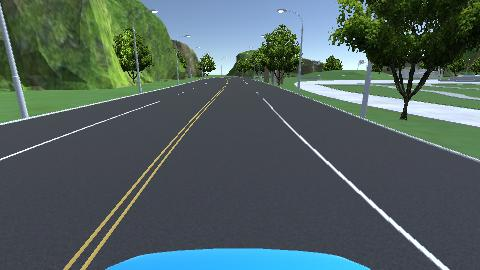
#> input picture 视觉项目实践-智能驾驶/车道线显示/2.png, 480 x 270 px
$ python '1.1 组合坐标.py'
#> lines starting #> are read from the running program, lines starting #| are printed output that depends on the picture; after the words box and inside, x2 and y2 are one past the last pixel; in counts of white or black regions, pixels touching at a corner belong together
import matplotlib.pyplot as plt

import mqtt
import cv2
import numpy as np
import base64
import queue

# [5 lines left out: function b64_to_np, not called in this run]

def perspective_transform(image):
    image_size = (image.shape[1],image.shape[0])

    src = np.float32(
        [
            [80,image_size[1]],
            [450,image_size[1]],
            [image_size[0]//2+40,image_size[1]//2-20],
            [image_size[0]//2-40,image_size[1]//2-20]
        ]
    )

    dst = np.float32([
        [image_size[0]/4,image_size[1]],
        [image_size[0]*3/4,image_size[1]],
        [image_size[0]*3/4,0],
        [image_size[0]/4,0]
    ])
    #获取透视变换矩阵
    M = cv2.getPerspectiveTransform(src,dst)

    #获取逆透视变换的矩阵
    minv = cv2.getPerspectiveTransform(dst,src)


    #调用函数进行透视变换
    image_warp = cv2.warpPerspective(image,M,image_size,flags=cv2.INTER_LINEAR)
    return image_warp,minv


def dilate_erode(image,kernel_size):
    kernel = np.ones((kernel_size,kernel_size),np.uint8)
    image_dilate = cv2.dilate(image,kernel,iterations=1)
    result_img = cv2.erode(image_dilate,kernel,iterations=1)
    return result_img

def extract_line_gradient(image_warp):
    #使用梯度提取车道线
    img_Gaussian = cv2.GaussianBlur(image_warp,(5,5),sigmaX=1)
    img_gray = cv2.cvtColor(img_Gaussian,cv2.COLOR_BGR2GRAY)
    res = cv2.Sobel(img_gray,-1,1,0)
    ret,image_thresh = cv2.threshold(res,127,255,cv2.THRESH_BINARY)
    res = dilate_erode(image_thresh,7)
    # cv2.imshow('Sobel',res)
    return res


#提取白色车道线
# [40 lines left out: functions hslSelect, labSeclect, extract_line_color, not called in this run]

def finding_line(dilate_erode_image):
    #由于车是向前走的,在图像中表示为车是向上走的,所以通常情况下,我们更关注黑白图像的下半部分
    histogram = np.sum(dilate_erode_image[dilate_erode_image.shape[0]//2:,:],axis =0)

    #创建一个三通道图像,用来显示小窗口寻找车道线的过程
    out_img = np.dstack((dilate_erode_image,dilate_erode_image,dilate_erode_image))


    #获取直方图的中点位置,也就是图像宽度的一半
    print(histogram.shape)#480
    midpoint = histogram.shape[0]//2

    # 直方图左侧最高点的位置
    leftx_base = np.argmax(histogram[:midpoint])
    # print(leftx_base)

    # 直方图右侧最高点的位置
    rightx_base = np.argmax(histogram[midpoint:]) + midpoint

    #获取图像中所有的非零像素的x和y的位置 返回的是行索引和列索引
    nonzero = dilate_erode_image.nonzero()
    nonzeroy = np.array(nonzero[0])
    nonzerox = np.array(nonzero[1])


    #定义一些小窗口的概念
    #定义小窗口的个数
    nwindows = 10
    window_height = dilate_erode_image.shape[0] // nwindows
    #小窗口的宽度
    margin = 50
    #小窗口内白色像素点的个数阈值
    minpix = 40
    #初始化当前窗口的位置后面会持续更新
    leftx_current = leftx_base
    rightx_current = rightx_base

    #创建空列表接收左侧和右侧车道线像素的索引
    left_lane_inds = []
    right_lane_inds = []

    for window in range(nwindows):
        #计算当前窗口的上边界的y坐标
        win_y_high = dilate_erode_image.shape[0] - (window + 1) * window_height
        #计算当前窗口的下边界的y坐标
        win_y_low = dilate_erode_image.shape[0] - window * window_height


        #计算左边窗口左右边界的x坐标
        win_xleft_low = leftx_current - margin
        win_xleft_high = leftx_current + margin


        #计算右边窗口的左右边界的x坐标
        win_xright_low= rightx_current - margin
        win_xright_high = rightx_current + margin


        #在out_img里去显示小窗口的过程
        cv2.rectangle(out_img,(win_xleft_low,win_y_high),(win_xleft_high,win_y_low),(0,255,0),2)#绘制矩形
        cv2.rectangle(out_img,(win_xright_low,win_y_high),(win_xright_high,win_y_low),(255,0,0),2)
        # cv2.imshow('out_img',out_img)

        #找到处于窗口内非零像素的索引
        good_left_inds = ((nonzeroy>win_y_high)&(nonzeroy<win_y_low)&(nonzerox>=win_xleft_low)&(nonzerox<win_xleft_high)).nonzero()[0]
        good_right_inds = ((nonzeroy>=win_y_high)&(nonzeroy<win_y_low)&(nonzerox>=win_xright_low)&(nonzerox<win_xright_high)).nonzero()[0]
        # 将获取到的白色像素点的索引添加到列表中
        left_lane_inds.append(good_left_inds)
        right_lane_inds.append(good_right_inds)

        # 更新小窗口位置
        if len(good_left_inds)>minpix:
            leftx_current = int(np.mean(nonzerox[good_left_inds]))
        else:
            if len(good_right_inds)>minpix:
                offest = int(np.mean(nonzerox[good_right_inds])) - rightx_current
                leftx_current = leftx_current + offest

        if len(good_right_inds)>minpix:
            rightx_current = int(np.mean(nonzerox[good_right_inds]))
        else:
            if len(good_left_inds)>minpix:
                offest = int(np.mean(nonzerox[good_left_inds])) - leftx_current
                rightx_current = rightx_current + offest


        leftx_pre = leftx_current
        rightx_pre = rightx_current


        # 连接索引的列表,为了后续更方便的提取出这些像素点的x,y坐标,以便于进行车道线拟合
    left_lane_inds = np.concatenate(left_lane_inds)
    right_lane_inds = np.concatenate(right_lane_inds)

    #提取左侧和右侧车道线的像素位置
    #left_lane_inds是一个一维数组,它包含了左侧车道线在滑动窗口中找到的白色像素点的x坐标的索引
    #通过将这些索引作为索引器应用到nonzerox数组上,就可以得到相应的左侧车道线的x坐标
    #leftx 包含了左侧车道线白色像素点的x坐标
    leftx = nonzerox[left_lane_inds]
    lefty = nonzeroy[left_lane_inds]
    rightx = nonzerox[right_lane_inds]
    righty = nonzeroy[right_lane_inds]


    #有了坐标后就对左侧和右侧车道进行多项式拟合,从而得到拟合的车道线
    # np.polyfit()是Numpy中进行多项式拟合的函数
    #它接受三个参数 x,y,deg
    #x:自变量数组 y:因变量数组 deg:多项式的次数,如果是2,y=ax^2+b^x+c
    #此时left_fit里存放的就是a,b,c的参数
    left_fit = np.polyfit(lefty,leftx,2)
    right_fit = np.polyfit(righty,rightx,2)

    #创建一个模板,用来画图
    #使用np.linspace 生成一组均匀分布的数值,用于表示竖直方向上的像素坐标,方便后续的车道线的绘制
    ploty = np.linspace(0,dilate_erode_image.shape[0]-1,dilate_erode_image.shape[0])

    #使用多项式拟合来估计左侧和右侧车道线的x坐标
    #left_fitx就是左侧拟合出来的车道线
    left_fitx = left_fit[0] * ploty ** 2 + left_fit[1] *ploty + left_fit[2]
    right_fitx = right_fit[0] * ploty ** 2 + right_fit[1] * ploty + right_fit[2]


    #计算中间车道线的位置
    middle_fitx = (left_fitx + right_fitx) // 2

    #使用不同颜色将车道线标出来
    out_img[lefty,leftx] = [255,0,0]
    out_img[righty,rightx] = [0,0,255]

    # cv2.imshow('out_img',out_img)

    return left_fitx,right_fitx,middle_fitx,ploty

    # print(right_base)
    # plt.plot(histogram)
    # plt.show()


def show_line(image,image_warp,dilate_erode_image,minv,left_fitx,right_fitx,middle_fitx,ploty):
    #目标:显示原始图像,显示透视变换后的结果,显示车道线在原始图像的结果,显示单纯的车道线(灰色背景的图,图中只有两个车道线)
    #1.创建一个空白图像,用于在上面绘制检测到的车道线
    warp_zero = np.zeros_like(dilate_erode_image).astype(np.uint8)
    color_warp = np.dstack((warp_zero,warp_zero,warp_zero))

    #2.左侧车道线的所有的x坐标和y坐标
    #组合车道线坐标
    # print(left_fitx.shape)
    # print(right_fitx.shape)
    # print(ploty.shape)
    pts_left = np.transpose(np.vstack([left_fitx,ploty]))
    # print(pts_left)
    pts_right = np.transpose(np.vstack([right_fitx,ploty]))
    pts_middle = np.transpose(np.vstack([middle_fitx,ploty]))


if __name__ == '__main__':

    image = cv2.imread('./2.png')
#> image is the input picture: shape (270, 480, 3); mean B, G, R 95.1, 96.8, 80

    image_warp,minv = perspective_transform(image)
#> in perspective_transform, `image_warp = cv2.warpPerspective(image,M,image_size,flags=cv2.INTER_LI..`:
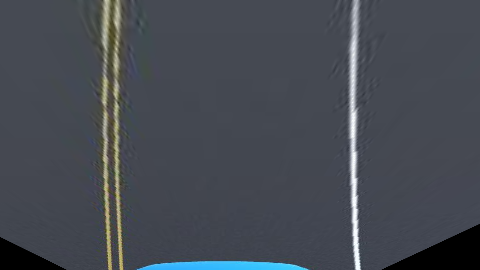
#> image_warp: shape (270, 480, 3); mean B, G, R 82.6, 74.6, 69.9
#> minv = [[0.333, -0.677, 160], [2.37e-16, -0.21, 115], [7.52e-19, -0.0029, 1]]
    # image_warp_copy = image_warp.copy()
    #第一种 使用梯度来提取车道线
    dilate_erode_image = extract_line_gradient(image_warp)
#> in extract_line_gradient, `img_gray = cv2.cvtColor(img_Gaussian,cv2.COLOR_BGR2GRAY)`:
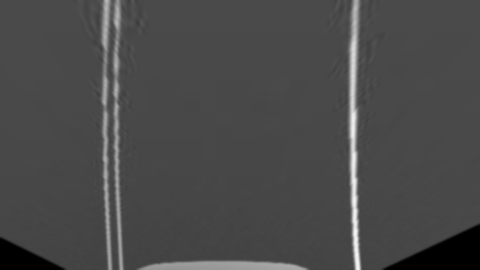
#> img_gray: shape (270, 480); min 0, max 246, mean 74.2
#> in extract_line_gradient, `ret,image_thresh = cv2.threshold(res,127,255,cv2.THRESH_BINARY)`:
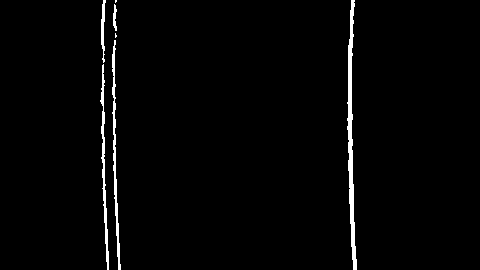
#> image_thresh: shape (270, 480); 1.9% white; 7 white regions (2 under 20 px), largest, box (x1, y1, x2, y2) and area: (347, 0, 357, 270) 1123, (112, 40, 121, 270) 592, (100, 64, 109, 270) 532, (101, 0, 106, 63) 170, (113, 4, 117, 31) 69
#> in dilate_erode, `image_dilate = cv2.dilate(image,kernel,iterations=1)`:
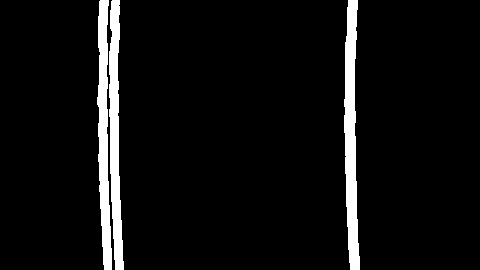
#> image_dilate: shape (270, 480); 6% white; 3 white regions, box (x1, y1, x2, y2) and area: (344, 0, 360, 270) 2843, (97, 0, 112, 270) 2464, (109, 0, 124, 270) 2438
#> in dilate_erode, `result_img = cv2.erode(image_dilate,kernel,iterations=1)`:
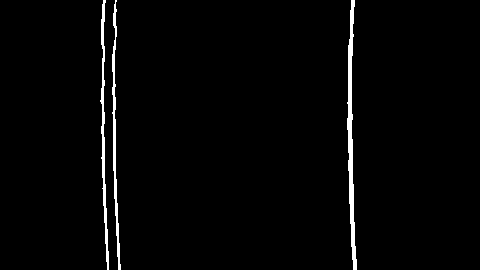
#> result_img: shape (270, 480); 2% white; 3 white regions, box (x1, y1, x2, y2) and area: (347, 0, 357, 270) 1145, (100, 0, 109, 270) 745, (112, 0, 121, 270) 719

    #第二种 使用颜色提取车道线
    # dilate_erode_image = extract_line_color(image_warp_copy)

    #拟合车道线
    left_fitx,right_fitx,middle_fitx,ploty = finding_line(dilate_erode_image)
#> in finding_line, `histogram = np.sum(dilate_erode_image[dilate_erode_image.shape[0]//2:,..`: histogram = 480 values, max 30855 at index 352, min 0 at index 0, mean 710.8
#| (480,)
#> in finding_line, `leftx_base = np.argmax(histogram[:midpoint])`: leftx_base = 104
#> in finding_line, `rightx_base = np.argmax(histogram[midpoint:]) + midpoint`: rightx_base = 352
#> in finding_line, `nonzero = dilate_erode_image.nonzero()`: nonzero = 2609 positions, rows 0 to 269, columns 100 to 356
#> in finding_line, `nonzeroy = np.array(nonzero[0])`: nonzeroy = 2609 values from 0 to 269
#> in finding_line, `nonzerox = np.array(nonzero[1])`: nonzerox = 2609 values, max 356 at index 2520, min 100 at index 917, mean 215.2
#> in finding_line, `leftx_current = leftx_base`: leftx_current = 104
#> in finding_line, `rightx_current = rightx_base`: rightx_current = 352
#> the loop in finding_line, `for window in range(nwindows):` made 10 passes
#> (win_xleft_low, win_xleft_high, win_xright_low, win_xright_high, leftx_current, rightx_current, leftx_pre, rightx_pre) on passes 1 to 8: (54, 154, 302, 402, 113, 353, 113, 353), (63, 163, 303, 403, 111, 352, 111, 352), (61, 161, 302, 402, 109, 351, 109, 351), (59, 159, 301, 401, 108, 350, 108, 350), (58, 158, 300, 400, 108, 350, 108, 350), (58, 158, 300, 400, 108, 349, 108, 349), (58, 158, 299, 399, 107, 349, 107, 349), (57, 157, 299, 399, 108, 349, 108, 349)
#> after the loop in finding_line, `for window in range(nwindows):`:
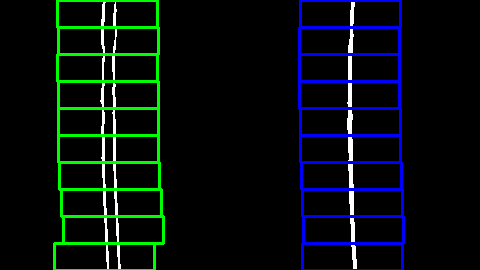
#> out_img: shape (270, 480, 3); mean of channels 0, 1, 2 13.5, 13.6, 4.6; drawn as B, G, R
#> after the loop in finding_line, `for window in range(nwindows):`: left_lane_inds = 10 items
#> in finding_line, `left_lane_inds = np.concatenate(left_lane_inds)`: left_lane_inds = 1410 values, max 2604 at index 133, min 9 at index 1263, mean 1301.1
#> in finding_line, `right_lane_inds = np.concatenate(right_lane_inds)`: right_lane_inds = 1145 values, max 2608 at index 109, min 5 at index 1043, mean 1313.1
#> in finding_line, `leftx = nonzerox[left_lane_inds]`: leftx = 1410 values, max 120 at index 108, min 100 at index 966, mean 109.1
#> in finding_line, `lefty = nonzeroy[left_lane_inds]`: lefty = 1410 values, max 269 at index 129, min 1 at index 1263, mean 135.9
#> in finding_line, `rightx = nonzerox[right_lane_inds]`: rightx = 1145 values, max 356 at index 69, min 347 at index 633, mean 350.8
#> in finding_line, `righty = nonzeroy[right_lane_inds]`: righty = 1145 values, max 269 at index 106, min 0 at index 1043, mean 136.7
#> in finding_line, `left_fit = np.polyfit(lefty,leftx,2)`: left_fit = [0.000148, -0.0222, 108.5]
#> in finding_line, `right_fit = np.polyfit(righty,rightx,2)`: right_fit = [0.000212, -0.0477, 352.1]
#> in finding_line, `left_fitx = left_fit[0] * ploty ** 2 + left_fit[1] *ploty + left_fit[2]`: left_fitx = 270 values, max 113.3 at index 269, min 107.7 at index 75, mean 109.1
#> in finding_line, `right_fitx = right_fit[0] * ploty ** 2 + right_fit[1] * ploty + right_..`: right_fitx = 270 values, max 354.7 at index 269, min 349.5 at index 112, mean 350.8
#> in finding_line, `middle_fitx = (left_fitx + right_fitx) // 2`: middle_fitx = 270 values, max 233 at index 253, min 228 at index 52, mean 229.4
#> in finding_line, `out_img[righty,rightx] = [0,0,255]`:
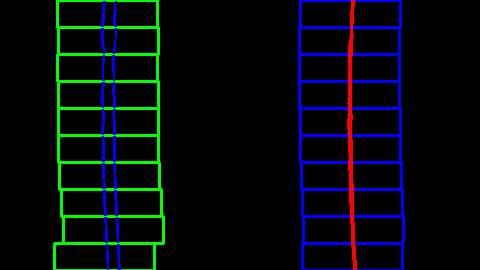
#> out_img: shape (270, 480, 3); mean of channels 0, 1, 2 11.5, 8.8, 2.3; drawn as B, G, R
#> ploty = 270 values from 0 to 269

    #绘制车道线
    show_line(image,image_warp,dilate_erode_image,minv,left_fitx,right_fitx,middle_fitx,ploty)
#> in show_line, `pts_left = np.transpose(np.vstack([left_fitx,ploty]))`: pts_left = 270 pairs, first value 107.7 to 113.3, second value 0 to 269
#> in show_line, `pts_right = np.transpose(np.vstack([right_fitx,ploty]))`: pts_right = 270 pairs, first value 349.5 to 354.7, second value 0 to 269
#> in show_line, `pts_middle = np.transpose(np.vstack([middle_fitx,ploty]))`: pts_middle = 270 pairs, first value 228 to 233, second value 0 to 269

    cv2.imshow('image',image)
    cv2.imshow('image_warp',image_warp)
    cv2.waitKey(0)

$ run again, with 视觉项目实践-智能驾驶/车道线显示/3.png copied over 视觉项目实践-智能驾驶/车道线显示/2.png
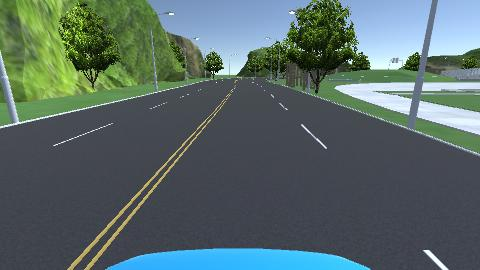
#> input picture 视觉项目实践-智能驾驶/车道线显示/3.png, 480 x 270 px
#> image is the input picture: shape (270, 480, 3); mean B, G, R 103.6, 105.5, 87.4
#> `image_warp,minv = perspective_transform(image)`: minv = [[0.333, -0.677, 160], [2.37e-16, -0.21, 115], [7.52e-19, -0.0029, 1]]
#> image_thresh: shape (270, 480); 1.4% white; 11 white regions (6 under 20 px), largest, box (x1, y1, x2, y2) and area: (110, 12, 147, 270) 709, (121, 57, 152, 270) 556, (373, 59, 388, 152) 359, (150, 26, 156, 55) 76, (354, 261, 358, 270) 32
#> image_dilate: shape (270, 480); 4.9% white; 3 white regions, box (x1, y1, x2, y2) and area: (107, 0, 165, 270) 5158, (370, 56, 391, 155) 1046, (351, 258, 361, 270) 116
#> result_img: shape (270, 480); 1.4% white; 4 white regions, box (x1, y1, x2, y2) and area: (110, 0, 150, 270) 748, (121, 0, 162, 270) 708, (373, 59, 388, 152) 362, (354, 261, 358, 270) 32
#> histogram = 480 values, max 11730 at index 126, min 0 at index 0, mean 445.7
#| (480,)
#> leftx_base = 126
#> rightx_base = 375
#> nonzero = 1850 positions, rows 0 to 269, columns 110 to 387
#> nonzeroy = 1850 values from 0 to 269
#> nonzerox = 1850 values, max 387 at index 309, min 110 at index 1782, mean 185.5
#> in finding_line, `leftx_current = leftx_base`: leftx_current = 126
#> in finding_line, `rightx_current = rightx_base`: rightx_current = 375
#> the loop in finding_line, `for window in range(nwindows):` made 10 passes
#> (win_xleft_low, win_xleft_high, win_xright_low, win_xright_high, leftx_current, rightx_current, leftx_pre, rightx_pre) on passes 1 to 8: (76, 176, 325, 425, 117, 375, 117, 375), (67, 167, 325, 425, 121, 375, 121, 375), (71, 171, 325, 425, 124, 375, 124, 375), (74, 174, 325, 425, 128, 375, 128, 375), (78, 178, 325, 425, 131, 375, 131, 375), (81, 181, 325, 425, 135, 377, 135, 377), (85, 185, 327, 427, 139, 380, 139, 380), (89, 189, 330, 430, 142, 383, 142, 383)
#> after the loop in finding_line, `for window in range(nwindows):`:
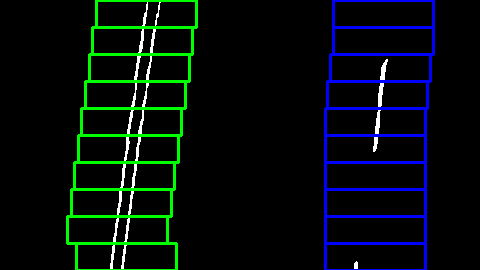
#> out_img: shape (270, 480, 3); mean of channels 0, 1, 2 12.2, 12.3, 3.2; drawn as B, G, R
#> after the loop in finding_line, `for window in range(nwindows):`: left_lane_inds = 10 items
#> in finding_line, `left_lane_inds = np.concatenate(left_lane_inds)`: left_lane_inds = 1401 values, max 1845 at index 142, min 6 at index 1292, mean 958.7
#> in finding_line, `right_lane_inds = np.concatenate(right_lane_inds)`: right_lane_inds = 394 values, max 1849 at index 31, min 308 at index 302, mean 814.6
#> leftx = 1401 values, max 161 at index 1297, min 110 at index 103, mean 133.4
#> lefty = 1401 values, max 269 at index 137, min 1 at index 1292, mean 137.5
#> rightx = 394 values, max 387 at index 303, min 354 at index 4, mean 377.4
#> righty = 394 values, max 269 at index 28, min 59 at index 302, mean 117
#> left_fit = [3.1e-05, -0.143, 152.3]
#> right_fit = [-0.000225, -0.0642, 388.6]
#> in finding_line, `left_fitx = left_fit[0] * ploty ** 2 + left_fit[1] *ploty + left_fit[2]`: left_fitx = 270 values, max 152.3 at index 0, min 116.1 at index 269, mean 133.8
#> in finding_line, `right_fitx = right_fit[0] * ploty ** 2 + right_fit[1] * ploty + right_..`: right_fitx = 270 values, max 388.6 at index 0, min 355 at index 269, mean 374.5
#> in finding_line, `middle_fitx = (left_fitx + right_fitx) // 2`: middle_fitx = 270 values, max 270 at index 0, min 235 at index 267, mean 253.7
#> in finding_line, `out_img[righty,rightx] = [0,0,255]`:
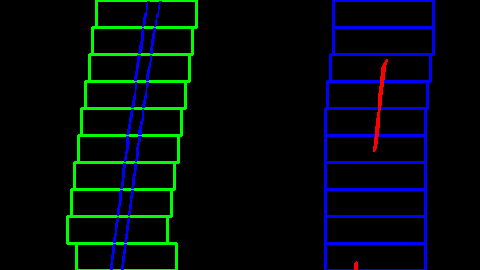
#> out_img: shape (270, 480, 3); mean of channels 0, 1, 2 11.6, 8.9, 0.8; drawn as B, G, R
#> `left_fitx,right_fitx,middle_fitx,ploty = finding_line(dilate_erode_ima..`: ploty = 270 values from 0 to 269
#> pts_left = 270 pairs, first value 116.1 to 152.3, second value 0 to 269
#> pts_right = 270 pairs, first value 355 to 388.6, second value 0 to 269
#> pts_middle = 270 pairs, first value 235 to 270, second value 0 to 269

$ run again, with 视觉项目实践-智能驾驶/车道线显示/4.png copied over 视觉项目实践-智能驾驶/车道线显示/2.png
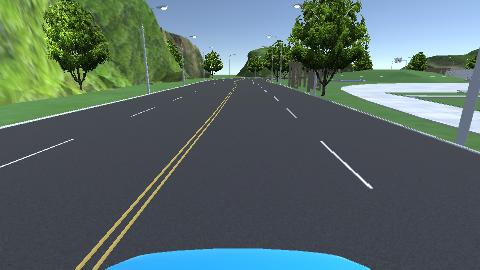
#> input picture 视觉项目实践-智能驾驶/车道线显示/4.png, 480 x 270 px
#> image is the input picture: shape (270, 480, 3); mean B, G, R 102.3, 104.8, 86.8
#> `image_warp,minv = perspective_transform(image)`: minv = [[0.333, -0.677, 160], [2.37e-16, -0.21, 115], [7.52e-19, -0.0029, 1]]
#> image_thresh: shape (270, 480); 1.3% white; 14 white regions (6 under 20 px), largest, box (x1, y1, x2, y2) and area: (126, 52, 158, 270) 561, (115, 105, 140, 270) 453, (369, 129, 383, 218) 330
#> image_dilate: shape (270, 480); 4.9% white; 3 white regions, box (x1, y1, x2, y2) and area: (112, 0, 169, 270) 5114, (366, 126, 386, 221) 984, (391, 0, 402, 21) 194
#> result_img: shape (270, 480); 1.4% white; 7 white regions (2 under 20 px), largest, box (x1, y1, x2, y2) and area: (115, 13, 153, 270) 702, (126, 14, 164, 270) 679, (369, 129, 383, 218) 330, (394, 0, 399, 18) 47, (163, 0, 166, 9) 23
#> histogram = 480 values, max 10710 at index 130, min 0 at index 0, mean 555.2
#| (480,)
#> leftx_base = 130
#> rightx_base = 376
#> nonzero = 1786 positions, rows 0 to 269, columns 115 to 398
#> nonzeroy = 1786 values from 0 to 269
#> nonzerox = 1786 values, max 398 at index 7, min 115 at index 1747, mean 189.3
#> in finding_line, `leftx_current = leftx_base`: leftx_current = 130
#> in finding_line, `rightx_current = rightx_base`: rightx_current = 376
#> the loop in finding_line, `for window in range(nwindows):` made 10 passes
#> (win_xleft_low, win_xleft_high, win_xright_low, win_xright_high, good_right_inds, leftx_current, rightx_current, leftx_pre) on pass 2: (72, 172, 326, 426, [1487, 1488, 1489, 1490, 1497, 1498, 1499], 126, 376, 126)
#> after the loop in finding_line, `for window in range(nwindows):`:
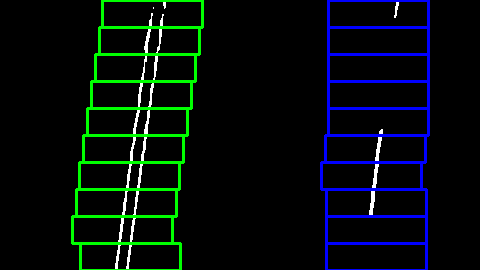
#> out_img: shape (270, 480, 3); mean of channels 0, 1, 2 12.1, 12.2, 3.1; drawn as B, G, R
#> after the loop in finding_line, `for window in range(nwindows):`: left_lane_inds = 10 items
#> in finding_line, `left_lane_inds = np.concatenate(left_lane_inds)`: left_lane_inds = 1353 values, max 1785 at index 138, min 8 at index 1267, mean 876.2
#> in finding_line, `right_lane_inds = np.concatenate(right_lane_inds)`: right_lane_inds = 377 values, max 1499 at index 6, min 5 at index 330, mean 970
#> leftx = 1353 values, max 165 at index 1270, min 115 at index 100, mean 138.8
#> lefty = 1353 values, max 269 at index 133, min 1 at index 1267, mean 140.7
#> rightx = 377 values, max 398 at index 332, min 369 at index 0, mean 377.8
#> righty = 377 values, max 217 at index 4, min 0 at index 330, mean 153
#> left_fit = [3.42e-05, -0.151, 159.2]
#> right_fit = [5.26e-05, -0.136, 397.2]
#> in finding_line, `left_fitx = left_fit[0] * ploty ** 2 + left_fit[1] *ploty + left_fit[2]`: left_fitx = 270 values, max 159.2 at index 0, min 121 at index 269, mean 139.7
#> in finding_line, `right_fitx = right_fit[0] * ploty ** 2 + right_fit[1] * ploty + right_..`: right_fitx = 270 values, max 397.2 at index 0, min 364.4 at index 269, mean 380.1
#> in finding_line, `middle_fitx = (left_fitx + right_fitx) // 2`: middle_fitx = 270 values, max 278 at index 0, min 242 at index 267, mean 259.4
#> in finding_line, `out_img[righty,rightx] = [0,0,255]`:
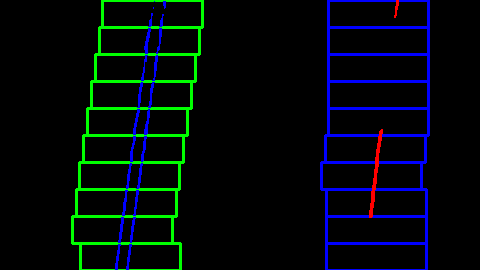
#> out_img: shape (270, 480, 3); mean of channels 0, 1, 2 11.5, 8.9, 0.7; drawn as B, G, R
#> `left_fitx,right_fitx,middle_fitx,ploty = finding_line(dilate_erode_ima..`: ploty = 270 values from 0 to 269
#> pts_left = 270 pairs, first value 121 to 159.2, second value 0 to 269
#> pts_right = 270 pairs, first value 364.4 to 397.2, second value 0 to 269
#> pts_middle = 270 pairs, first value 242 to 278, second value 0 to 269
